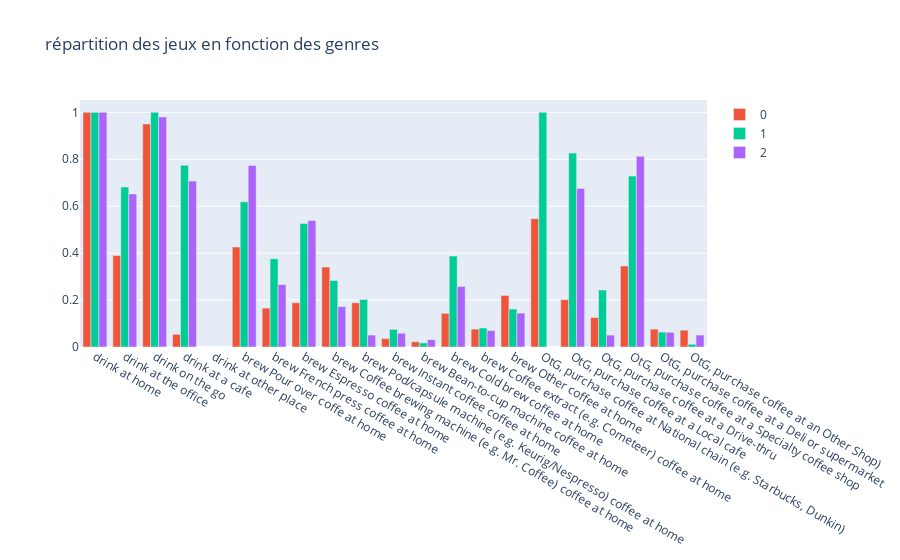

Notebook cell for this chart:
### Code cell
fig = px.bar(title="répartition des jeux en fonction des genres", barmode='group')
values = profils_types.values
for i,j in enumerate(values):
    fig.add_bar(
        x = profils_types.columns,
        y = j,
        name = str(i),
    )
fig.show()

### Figure 1 — Plotly figure (JSON) as saved in the notebook; plotly's stock layout.template omitted (floating-point values rounded to 4 significant figures)
{"data": [{"alignmentgroup": "True", "hovertemplate": "<extra></extra>", "legendgroup": "", "marker": {"color": "#636efa", "pattern": {"shape": ""}}, "name": "", "offsetgroup": "", "orientation": "v", "showlegend": false, "textposition": "auto", "type": "bar", "xaxis": "x", "yaxis": "y"}, {"name": "0", "type": "bar", "x": ["drink at home", "drink at the office", "drink on the go", "drink at a cafe", "drink at other place", "brew Pour over coffe at home ", "brew French press coffee at home", "brew Espresso coffee at home", "brew Coffee brewing machine (e.g. Mr. Coffee) coffee at home", "brew Pod/capsule machine (e.g. Keurig/Nespresso) coffee at home", "brew Instant coffee coffee at home", "brew Bean-to-cup machine coffee at home", "brew Cold brew coffee at home", "brew Coffee extract (e.g. Cometeer) coffee at home", "brew Other coffee at home", "OtG, purchase coffee at National chain (e.g. Starbucks, Dunkin)", "OtG, purchase coffee at a Local cafe", "OtG, purchase coffee at a Drive-thru", "OtG, purchase coffee at a Specialty coffee shop", "OtG, purchase coffee at a Deli or supermarket", "OtG, purchase coffee at an Other Shop)"], "y": [1, 0.3901, 0.9507, 0.05381, 0, 0.426, 0.1659, 0.1883, 0.3408, 0.1883, 0.03587, 0.02242, 0.1435, 0.07623, 0.2197, 0.5471, 0.2018, 0.1256, 0.3453, 0.07623, 0.07175]}, {"name": "1", "type": "bar", "x": ["drink at home", "drink at the office", "drink on the go", "drink at a cafe", "drink at other place", "brew Pour over coffe at home ", "brew French press coffee at home", "brew Espresso coffee at home", "brew Coffee brewing machine (e.g. Mr. Coffee) coffee at home", "brew Pod/capsule machine (e.g. Keurig/Nespresso) coffee at home", "brew Instant coffee coffee at home", "brew Bean-to-cup machine coffee at home", "brew Cold brew coffee at home", "brew Coffee extract (e.g. Cometeer) coffee at home", "brew Other coffee at home", "OtG, purchase coffee at National chain (e.g. Starbucks, Dunkin)", "OtG, purchase coffee at a Local cafe", "OtG, purchase coffee at a Drive-thru", "OtG, purchase coffee at a Specialty coffee shop", "OtG, purchase coffee at a Deli or supermarket", "OtG, purchase coffee at an Other Shop)"], "y": [1, 0.6821, 1, 0.7746, 0, 0.6185, 0.3757, 0.526, 0.2832, 0.2023, 0.07514, 0.01734, 0.3873, 0.08092, 0.1618, 1, 0.8266, 0.2428, 0.7283, 0.06358, 0.01156]}, {"name": "2", "type": "bar", "x": ["drink at home", "drink at the office", "drink on the go", "drink at a cafe", "drink at other place", "brew Pour over coffe at home ", "brew French press coffee at home", "brew Espresso coffee at home", "brew Coffee brewing machine (e.g. Mr. Coffee) coffee at home", "brew Pod/capsule machine (e.g. Keurig/Nespresso) coffee at home", "brew Instant coffee coffee at home", "brew Bean-to-cup machine coffee at home", "brew Cold brew coffee at home", "brew Coffee extract (e.g. Cometeer) coffee at home", "brew Other coffee at home", "OtG, purchase coffee at National chain (e.g. Starbucks, Dunkin)", "OtG, purchase coffee at a Local cafe", "OtG, purchase coffee at a Drive-thru", "OtG, purchase coffee at a Specialty coffee shop", "OtG, purchase coffee at a Deli or supermarket", "OtG, purchase coffee at an Other Shop)"], "y": [1, 0.6523, 0.9805, 0.707, 0, 0.7734, 0.2656, 0.5391, 0.1719, 0.05078, 0.05859, 0.03125, 0.2578, 0.07031, 0.1445, 0, 0.6758, 0.05078, 0.8125, 0.0625, 0.05078]}], "layout": {"barmode": "group", "legend": {"tracegroupgap": 0}, "title": {"text": "répartition des jeux en fonction des genres"}, "xaxis": {"anchor": "y", "domain": [0, 1]}, "yaxis": {"anchor": "x", "domain": [0, 1]}}}
